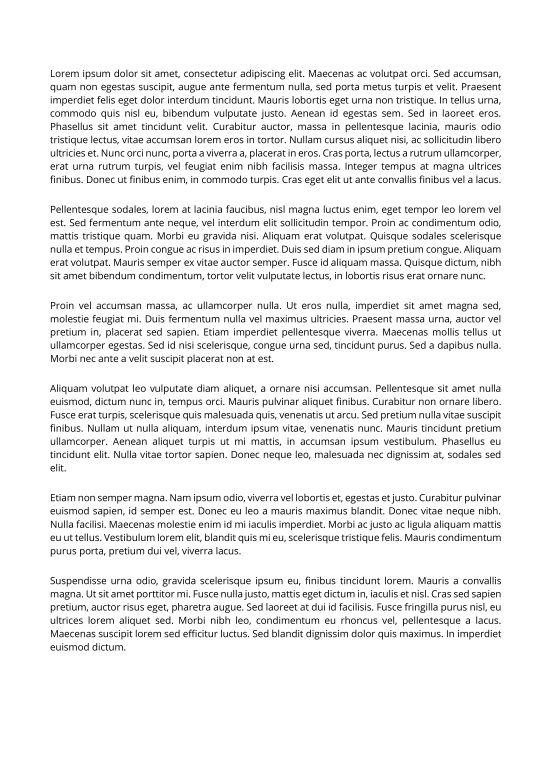
#> input picture 001.png, 1654 x 2339 px (shown at 1/3 size); its folder holds only this picture in this run
$ python Task_B.py
#> lines starting #> are read from the running program, lines starting #| are printed output that depends on the picture; after the words box and inside, x2 and y2 are one past the last pixel; in counts of white or black regions, pixels touching at a corner belong together
import cv2
import numpy as np
import os
import shutil

def reset_dir():
    for i in range(1,9):
        try:
            shutil.rmtree('00' + str(i) + "_output")
        except FileNotFoundError:
            pass
        except Exception:
            pass

def vertical_projection(binary_image):
    # Sum up the pixels column-wise
    return np.sum(binary_image, axis=0)

def horizontal_projection(binary_image):
    # Sum up the pixels row-wise
    return np.sum(binary_image, axis=1)

def detect_columns(vertical_projection, threshold, min_column_width):
    columns = []
    in_column = False
    start_index = 0

    for index, value in enumerate(vertical_projection):
        if value > threshold and not in_column:
            in_column = True
            start_index = index
        elif value <= threshold and in_column:
            in_column = False
            if index - start_index > min_column_width:  # Filter out narrow columns
                columns.append((start_index, index))

    if in_column and len(vertical_projection) - start_index > min_column_width:
        columns.append((start_index, len(vertical_projection)))

    return columns

# [12 lines left out: function split_binary_image_with_skip, not called in this run]

# Function to extract actual paragraphs from the binary image by considering a minimum separation
# between paragraphs.
def extract_actual_paragraphs(binary_img, horizontal_proj, min_separation=25):
    # Threshold to find lines: any non-zero value in the horizontal projection
    line_indices = np.nonzero(horizontal_proj)[0]

    # Initialize lists to hold the start and end of paragraphs
    start_indices = [line_indices[0]]
    end_indices = []

    # Loop through line indices to find paragraph breaks
    for i in range(1, len(line_indices)):
        # Check for a gap between lines greater than min_separation
        if line_indices[i] - line_indices[i-1] > min_separation:
            end_indices.append(line_indices[i-1])
            start_indices.append(line_indices[i])

    # Add the last line index as the end of the last paragraph
    end_indices.append(line_indices[-1])

    # Extract paragraphs using the start and end indices
    paragraphs = [binary_img[start:end+1] for start, end in zip(start_indices, end_indices)]

    return paragraphs

# Function to process each image and extract paragraphs
def process_image(i, image_num, column_threshold, min_column_width):
#> called with i = 1, image_num = '001', column_threshold = 10, min_column_width = 10
    image_path = f'{image_num}.png'
    image = cv2.imread(image_path, cv2.IMREAD_GRAYSCALE)
#> image is the input picture: shape (2339, 1654); min 0, max 255, mean 239.1

    # Check if the image was loaded correctly
    if image is None:
        return f'Error: Image {image_num}.png did not load.'

    # Convert the image to binary using Otsu's thresholding
    _, binary_image = cv2.threshold(image, 0, 255, cv2.THRESH_BINARY_INV + cv2.THRESH_OTSU)
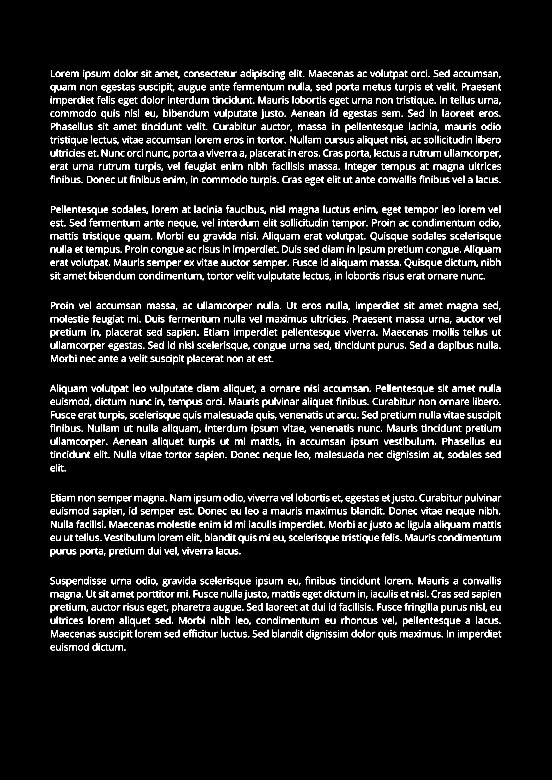
#> binary_image: shape (2339, 1654) (shown at 1/3 size); 6.5% white in thin lines or dots, all inside (x1, y1, x2, y2) = (150, 209, 1504, 1952)
    if i == 4:
        _, binary_image = split_binary_image_with_skip(binary_image, 400)

    # Vertical projection for column detection
    v_proj = vertical_projection(binary_image)
#> v_proj = 1654 values, max 157080 at index 153, min 0 at index 0, mean 38919.7
    column_boundaries = detect_columns(v_proj, column_threshold, min_column_width)
#> the loop in detect_columns, `for index, value in enumerate(vertical_projection):` made 1654 passes
#> (in_column, start_index) on pass 151: (True, 150)
#> in_column on pass 1505: False
#> after the loop in detect_columns, `for index, value in enumerate(vertical_projection):`: columns = [(150, 1504)]; in_column = False; start_index = 150
#> column_boundaries = [(150, 1504)]

    actual_paragraph_image_paths = []
    # Process each column to extract paragraphs
    for i, (start_col, end_col) in enumerate(column_boundaries):
        column_image = binary_image[:, start_col:end_col]
        # Calculate the horizontal projection histogram
        h_proj = horizontal_projection(column_image)
        # Apply the function to extract actual paragraphs
        actual_paragraphs = extract_actual_paragraphs(column_image, h_proj)

        # Create output directory
        output_dir = f'{image_num}_output/'
        if not os.path.exists(output_dir):
            os.makedirs(output_dir)

        # Save paragraphs as images
        column_dir = os.path.join(output_dir, f'column_{i+1}')
        os.makedirs(column_dir, exist_ok=True)

        for j, paragraph_img in enumerate(actual_paragraphs):
            paragraph_path = os.path.join(column_dir, f'paragraph_{j+1}.png')
            cv2.imwrite(paragraph_path, 255 - paragraph_img)  # Invert image to original before saving
            actual_paragraph_image_paths.append(paragraph_path)
#> this loop made 1 pass
#> (start_col, end_col, output_dir) on pass 1: (150, 1504, '001_output/')
#> pass 1, in process_image, `column_image = binary_image[:, start_col:end_col]`:
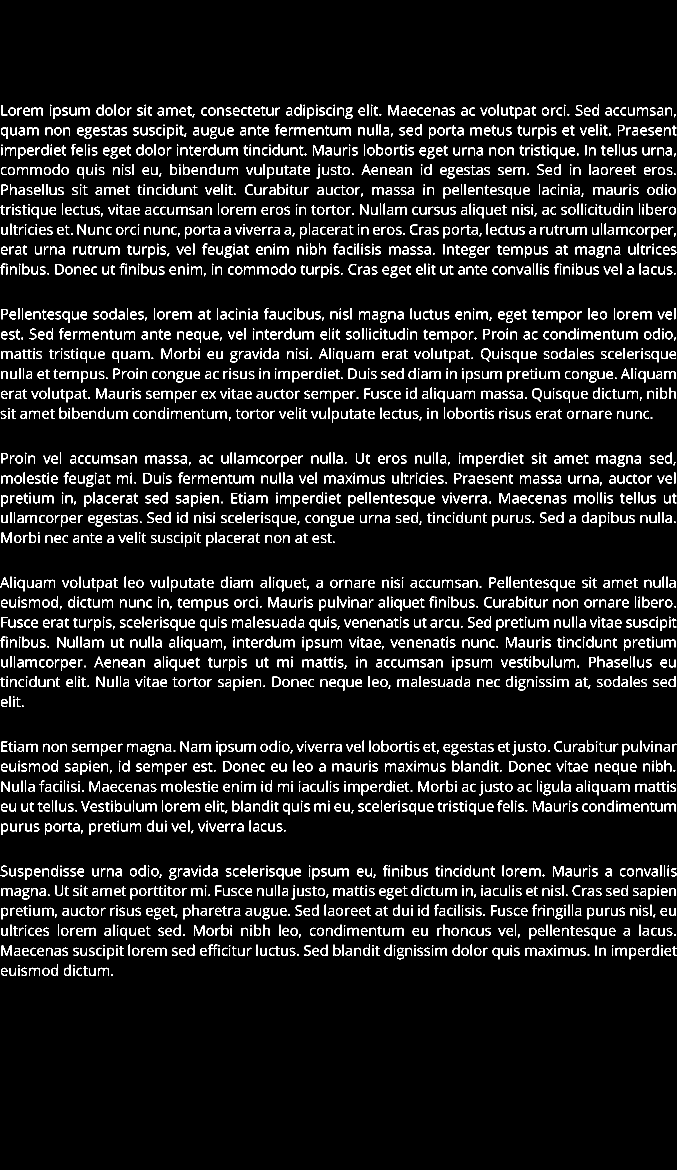
#> column_image: shape (2339, 1354) (shown at 1/2 size); 8% white in thin lines or dots, all inside (x1, y1, x2, y2) = (0, 209, 1354, 1952)
#> pass 1, in process_image, `cv2.imwrite(paragraph_path, 255 - paragraph_img)`:
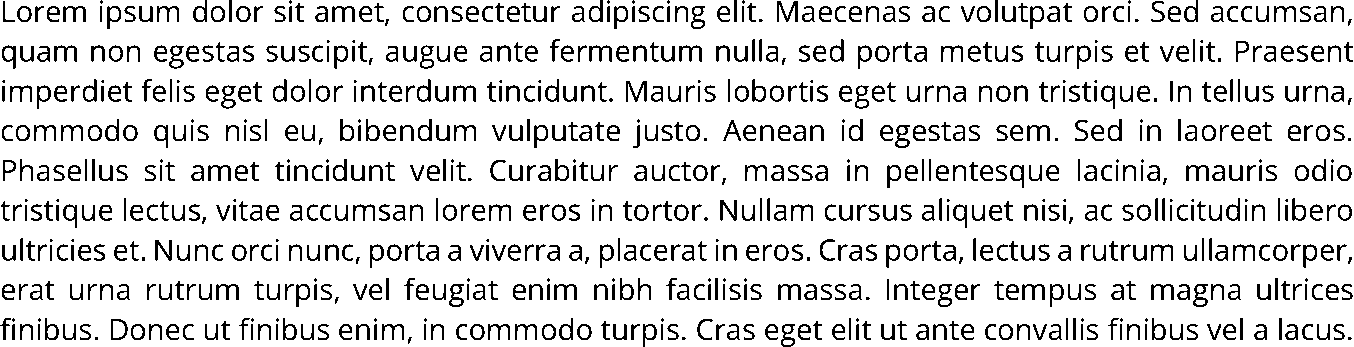
#> saved as paragraph_1.png: shape (347, 1354); 86.4% white; black in thin lines or dots
#> pass 1, in process_image, `cv2.imwrite(paragraph_path, 255 - paragraph_img)`:
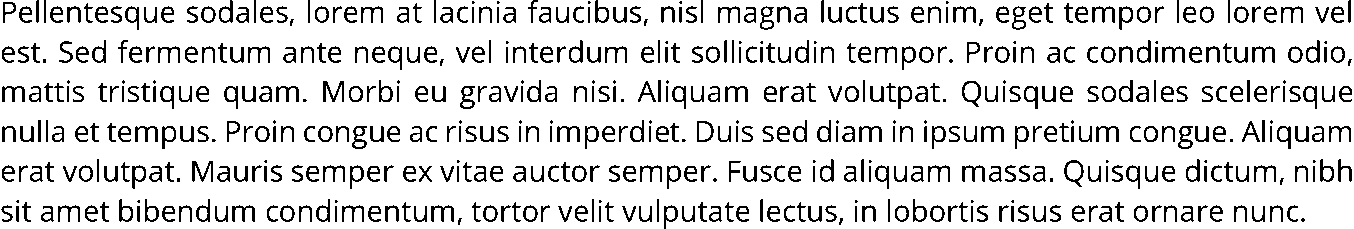
#> saved as paragraph_2.png: shape (229, 1354); 86% white; black in thin lines or dots
#> pass 1, in process_image, `cv2.imwrite(paragraph_path, 255 - paragraph_img)`:
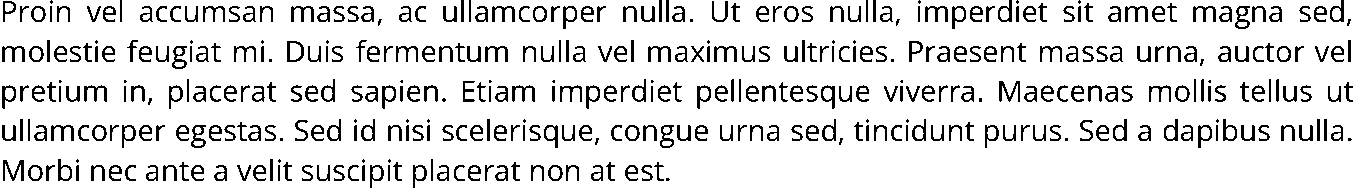
#> saved as paragraph_3.png: shape (188, 1354); 87.4% white; black in thin lines or dots
#> after the loop, actual_paragraph_image_paths = ['001_output/column_1/paragraph_1.png', '001_output/column_1/paragraph_2.png', '001_output/column_1/paragraph_3.png', '001_output/column_1/paragraph_4.png', '001_output/column_1/paragraph_5.png', '001_output/column_1/paragraph_6.png']

    return f'Processed and saved paragraphs for {actual_paragraph_image_paths}'

# [58 lines left out: functions contains_text, contains_table, contains_picture, not called in this run]

reset_dir()
# Process all images and extract paragraphs
all_paragraphs_paths = {}
for i in range(1, 9):
    image_num = f'00{i}'
    paragraph_paths = process_image(i, image_num, column_threshold=10, min_column_width=10)
    all_paragraphs_paths[image_num] = paragraph_paths
    print(f"Saving results to {image_num}_output/")

# Delete images with only tables or pictures
for i in range(1, 9):
    output_path = f"00{i}_output"
#> output_path = '001_output'
    for root, dirs, files in os.walk(output_path):
        for filename in files:
            imagepath = os.path.join(root, filename)

            has_text = contains_text(imagepath)
            has_table = contains_table(imagepath)
            has_picture = contains_picture(imagepath)

            if has_table or has_picture:
                os.remove(imagepath)
                print(f"Deleted: {imagepath}")
